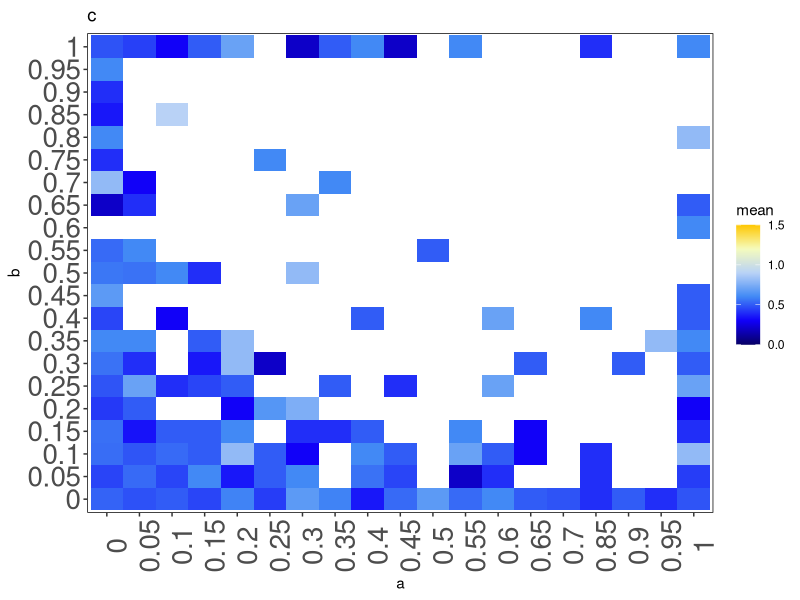

The R script that drew this image:
library(plyr)
library(tidyverse)
library(RColorBrewer)
library(gridExtra)
library(ggridges)
library(patchwork)

get_perc_target <- function(lower_bin, p, dat) {
  df <- data.frame(p, dat)
  names(df) <- c("x", "y", "dat")
  df <- mutate(df, x_cat = cut(df$x, c(lower_bin, max(df$x)),
                               labels = as.character(lower_bin),
                               orderd_result = TRUE)) %>%
    mutate(., y_cat = cut(df$y, c(lower_bin, max(df$y)),
                          labels = as.character(lower_bin),
                          ordered_result = TRUE)) %>%
    ddply(., .(x_cat, y_cat), summarise, mean = mean(dat))
  return(df)
}

get_mean_var <- function(lower_bin, p, dat) {
  df <- data.frame(p, dat)
  names(df) <- c("x", "y", "dat")
  df <- mutate(df, x_cat = cut(df$x, c(lower_bin, max(df$x)),
                               labels = as.character(lower_bin),
                               orderd_result = TRUE)) %>%
    mutate(., y_cat = cut(df$y, c(lower_bin, max(df$y)),
                          labels = as.character(lower_bin),
                          ordered_result = TRUE)) %>%
    ddply(., .(x_cat, y_cat), summarise, mean = mean(dat), var = var(dat))
  return(df)
}

summary_df <- function(lower_bin, p, dat, summary_type) {
  sdf <- NULL
  summary_function <- ifelse(summary_type == "perc_target", get_perc_target, get_mean_var)
  pars <- c(15,13,1)
  for(i in 1:3) {
    sdf[,i] <- summary_function(lower_bin, p[, c(11,pars[i])], dat)
  }
  names(sdf) <- c("")
}

prop_sd <- function(p, N) {
  if(p > 0 & N > 0) {
    sqrt((p*(1-p)))/sqrt(N)
  } else {
    0
  }
}

#myPalette <- colorRampPalette(rev(brewer.pal(9, "YlOrRd")))
myP <- colorRampPalette(c("#070066","#1100FA","#428af5","#BAD3F7", "#F6FCBD", "#FFC803"),
                        bias = 1.)

plot_heatmap <- function(df, axisnames, plottitle, filltitle, limits) {
  ggplot(df, aes(x_cat, y_cat, fill = mean)) +
    geom_tile() +
    theme(panel.background = element_rect(fill = "white", colour = NA),
          panel.border = element_rect(fill = NA, colour= "black"),
          panel.grid = element_line(colour = NA),
          panel.grid.minor = element_line(colour = NA),
          strip.background = element_rect(fill = NA, colour = NA),
          axis.text = element_text(size = 20),
          axis.text.x = element_text(angle = 90)) +
    scale_fill_gradientn(colors = myP(100), limits = limits) +
    labs(x = axisnames[1], y = axisnames[2], title = plottitle)
}

plot_heatmap_var <- function(df, axisnames, plottitle, filltitle, limits) {
  ggplot(df, aes(x_cat, y_cat, fill = var)) +
    geom_tile() +
    theme(panel.background = element_rect(fill = "white", colour = NA),
          panel.border = element_rect(fill = NA, colour= "black"),
          panel.grid = element_line(colour = NA),
          panel.grid.minor = element_line(colour = NA),
          strip.background = element_rect(fill = NA, colour = NA),
          axis.text = element_text(size = 8)) +
    scale_fill_gradientn(colors = myP(100), limits = limits) +
    labs(x = axisnames[1], y = axisnames[2], title = plottitle)
}

#testing
p <- matrix(rlnorm(1000, meanlog = log(0.01)+2, sdlog = 2), ncol = 2)
dat <- rbinom(5000, 1, 0.5)
lower_bin <- seq(0., 1., 0.05)

df <- get_perc_target(lower_bin, p, dat)
p1 <- plot_heatmap(df, c("a", "b"), "c", "d", limits = c(0., 1.5))
# svg("M:/test.svg", height = 12, width = 20)
# grid.arrange(p1, p1, p1, p1, p1, p1, p1, p1, p1, p1, p1, p1, nrow = 4, ncol = 3)
# dev.off()
